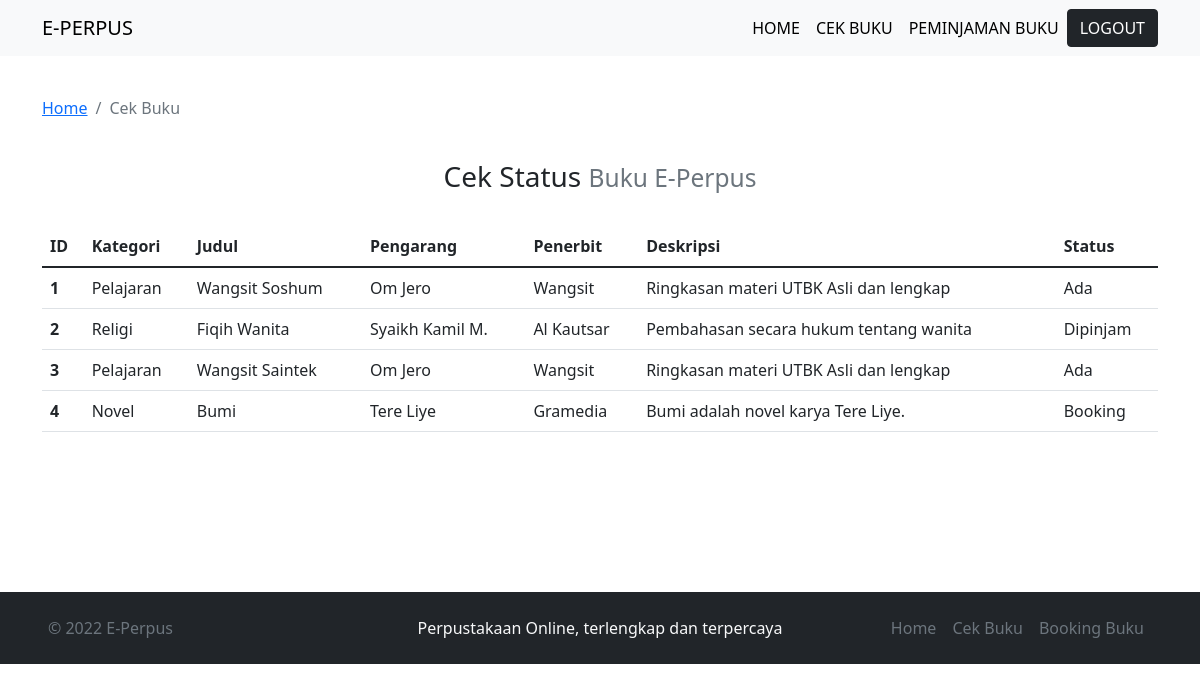
The app's page /buku.php (signed in) with its own data.
### tables this page shows
CREATE TABLE `buku` (
  `idbuku` int(11) NOT NULL,
  `idkategori` int(11) NOT NULL,
  `judul` varchar(128) NOT NULL,
  `pengarang` varchar(128) NOT NULL,
  `penerbit` varchar(128) NOT NULL,
  `deskripsi` varchar(512) NOT NULL
);

CREATE TABLE `detail_buku` (
  `iddetailbuku` int(11) NOT NULL,
  `idbuku` int(11) NOT NULL,
  `status` enum('Dipinjam','Ada','Booking') NOT NULL
);

CREATE TABLE `kategori` (
  `idkategori` int(11) NOT NULL,
  `kategori` varchar(128) NOT NULL
);

### buku.php (the view, shortened to what this page needs)
<?php
require 'functions.php';
?>
<!doctype html>
  <html lang="en">
  <head>
    <link rel="stylesheet" href="css/bootstrap.css">
    <link rel="stylesheet" href="dist/css/bootstrap.min.css" rel="stylesheet">
  </head>
  <body>
    <nav class="navbar navbar-expand-lg navbar-light bg-light fixed-top" aria-label="Ninth navbar example">
      <div class="container-xl">
        <a class="navbar-brand font-weight-bold text-black" href="#page-top">E-PERPUS</a>
        <div class="collapse navbar-collapse" id="navbarsExample07XL">
          <ul class="navbar-nav ms-auto mb-2 mb-lg-0">
            <li class="nav-item">
              <a class="nav-link js-scroll-trigger text-black" href="index.php">HOME </a>
            </li>
            <li class="nav-item">
              <a class="nav-link js-scroll-trigger text-black" href="buku.php">CEK BUKU </a>
            </li>
            <li class="nav-item  active">
              <a class="nav-link js-scroll-trigger text-black" href="peminjaman.php">PEMINJAMAN BUKU</a>
            </li>
          </ul>
          <form class="form-inline my-2 my-lg-0">
            <a href="logout.php" button class="btn btn-dark my-2 my-sm-0" type="submit">LOGOUT</button></a>
          </form>
        </div>
      </div>
    </nav>
    <br><br><br><br>
    <div class="container">
    <nav aria-label="breadcrumb">
      <ol class="breadcrumb">
        <li class="breadcrumb-item"><a href="index.php">Home</a></li>
        <li class="breadcrumb-item active" aria-current="page">Cek Buku</li>
      </ol>
    </nav>
    <br>
    <h3 align="center">
      Cek Status
      <small class="text-muted"> Buku E-Perpus</small>
    </h3>
    <br>
      <table class="table">
        <thead>
          <tr>
            <th>ID</th>
            <th>Kategori</th>
            <th>Judul</th>
            <th>Pengarang</th>
            <th>Penerbit</th>
            <th>Deskripsi</th>
            <th>Status</th>
          </tr>
        </thead>
        <tbody>
          <?php
          $query = mysqli_query($koneksi, "SELECT * FROM buku JOIN kategori ON kategori.idkategori = buku.idkategori JOIN detail_buku ON buku.idbuku = detail_buku.idbuku");
          while ($dt = $query->fetch_assoc()) :
            ?>
            <form action="" method="post">
              <tr>
                <th scope="row"><?= $dt['idbuku'] ?></th>
                <td><?= $dt['kategori']; ?></td>
                <td><?= $dt['judul']; ?></td>
                <td><?= $dt['pengarang']; ?></td>
                <td><?= $dt['penerbit']; ?></td>
                <td><?= $dt['deskripsi']; ?></td>
                <td><?= $dt['status']; ?></td>
              </tr>
            <?php endwhile; ?>
          </form>
        </tbody>
      </table>
    </div>
    <br><br><br><br><br><br>
    <footer class="d-flex flex-wrap justify-content-between align-items-center px-5 py-3 bg-dark">
      <p class="col-md-4 mb-0 text-muted">&copy; 2022 E-Perpus</p>
      <a href="/" class="col-md-4 d-flex align-items-center justify-content-center mb-3 mb-md-0 me-md-auto link-light text-decoration-none">
        Perpustakaan Online, terlengkap dan terpercaya
      </a>
      <ul class="nav col-md-4 justify-content-end">
        <li class="nav-item"><a href="index.php" class="nav-link px-2 text-muted">Home</a></li>
        <li class="nav-item"><a href="buku.php" class="nav-link px-2 text-muted">Cek Buku</a></li>
        <li class="nav-item"><a href="peminjaman.php" class="nav-link px-2 text-muted">Booking Buku</a></li>
      </ul>
    </footer>
  </body>
  </html>

### records on screen
buku: idkategori.idbuku "1", kategori.kategori "Pelajaran", judul "Wangsit Soshum", pengarang "Om Jero", penerbit "Wangsit", deskripsi "Ringkasan materi UTBK Asli dan lengkap", idkategori.status "Ada"
buku: idkategori.idbuku "2", kategori.kategori "Religi", judul "Fiqih Wanita", pengarang "Syaikh Kamil M.", penerbit "Al Kautsar", deskripsi "Pembahasan secara hukum tentang wanita", idkategori.status "Dipinjam"
buku: detail_buku.idbuku "3", kategori.kategori "Pelajaran", judul "Wangsit Saintek", pengarang "Om Jero", penerbit "Wangsit", deskripsi "Ringkasan materi UTBK Asli dan lengkap", detail_buku.status "Ada"
buku: detail_buku.idbuku "4", kategori.kategori "Novel", judul "Bumi", pengarang "Tere Liye", penerbit "Gramedia", deskripsi "Bumi adalah novel karya Tere Liye.", detail_buku.status "Booking"
